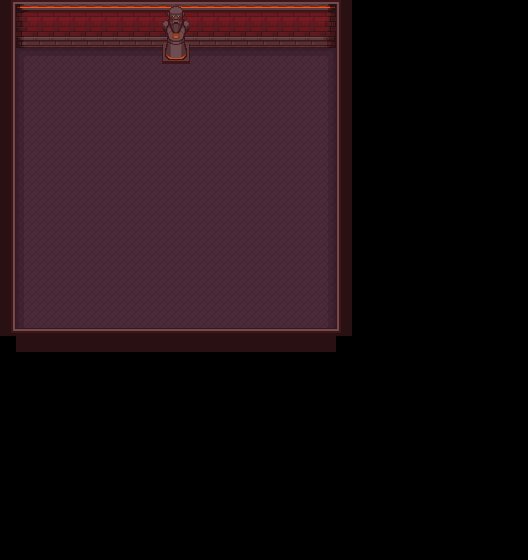

Tiled map render using the project's own tile images. Description and the map definition, with tile-layer contents summarised, below:
An orthogonal 33x35 tile map with 16x16 px tiles, 3 tile layers (Back, Walls, Front) and 3 objects (Trigger, PlayerSpawnPoint, EnemySpawnPoint).

<map version="1.10" tiledversion="1.10.2" orientation="orthogonal" renderorder="right-down" width="33" height="35" tilewidth="16" tileheight="16" infinite="0" nextlayerid="5" nextobjectid="4">
 <tileset firstgid="1" source="../Tilesets/forge_tileset.tsx" />
 <layer id="1" name="Back" width="33" height="35">
  <data>[1155 cells, 360 non-empty, 9 distinct tile ids]</data>
 </layer>
 <layer id="2" name="Walls" width="33" height="35">
  <data>[1155 cells, 124 non-empty, 18 distinct tile ids]</data>
 </layer>
 <layer id="3" name="Front" width="33" height="35">
  <data>[1155 cells, 26 non-empty, 7 distinct tile ids]</data>
 </layer>
 <objectgroup id="4" name="Entities" opacity="0.9">
  <object id="1" type="Trigger" x="160" y="48" width="32" height="16">
   <properties>
    <property name="Args" value="ChainBot" />
    <property name="EventName" value="SpawnTestEnemy" />
    <property name="Type" propertytype="TriggerType" value="Interact" />
   </properties>
  </object>
  <object id="2" type="PlayerSpawnPoint" x="176" y="112">
   <properties>
    <property name="Id" value="0" />
   </properties>
   <point />
  </object>
  <object id="3" type="EnemySpawnPoint" x="176" y="192">
   <properties>
    <property name="EnemyType" value="OrbMage" />
   </properties>
   <point />
  </object>
 </objectgroup>
</map>
